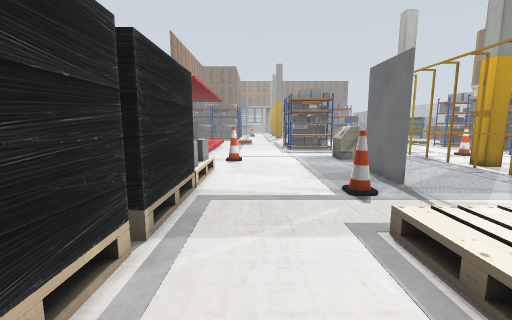
View 1 (above)

23 first-person views from a walk through a robot-simulator world made for Gazebo. The camera is 1.2 m above the floor, tilts 8° down and sees 90° across. Floor lines are 1 m apart. The floor is counted in squares, 0.5 m on a side. Each view is taken from the middle of a square. On the plan, view 1 faces up. The plan holds only what a view shows up to about 17 squares ahead; the rest is blank. The place goes on beyond the plan. Robots are left out. Gazebo's built-in surfaces are drawn with simple patterns. Some stock models are drawn as simple stand-ins. Some surface patterns are stand-ins.

View 2
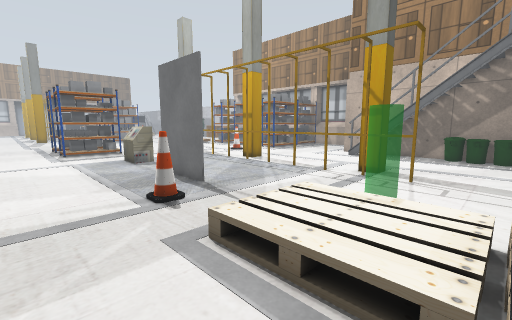

View 3
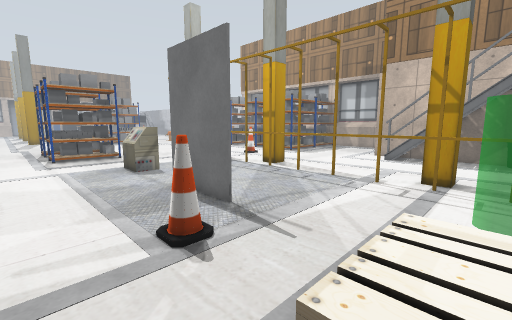

View 4
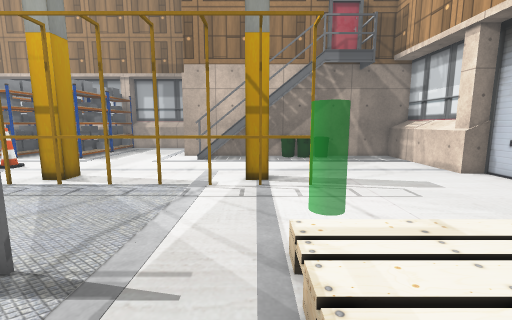

View 5
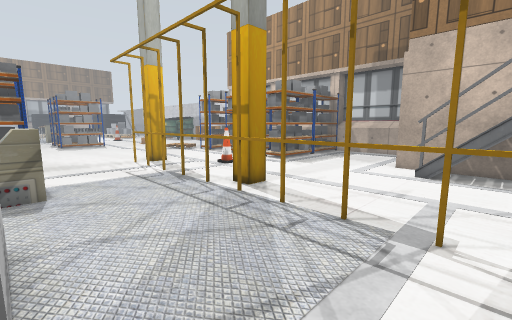

View 6
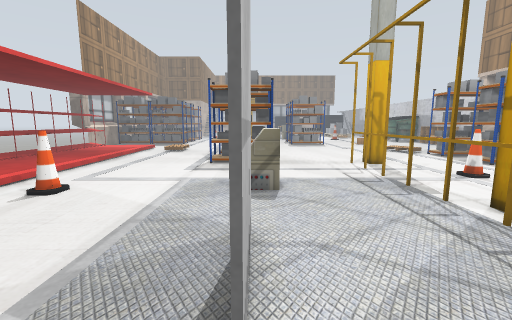

View 7
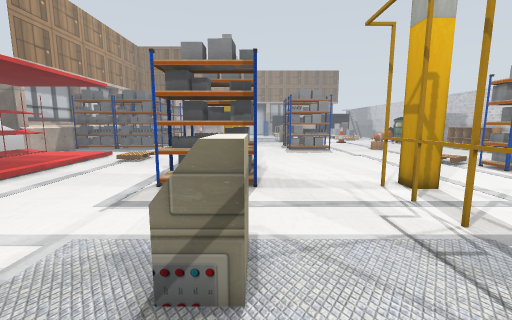

View 8
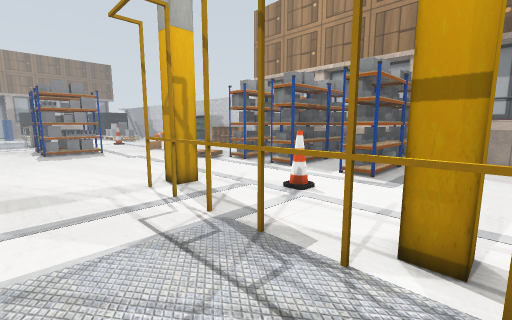

View 9
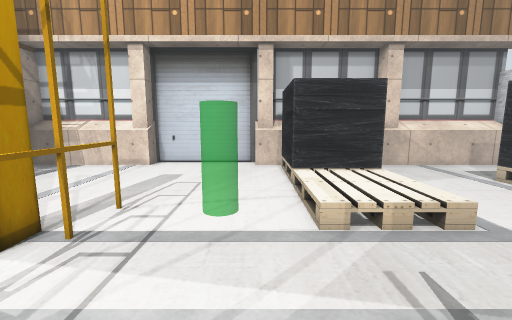

View 10
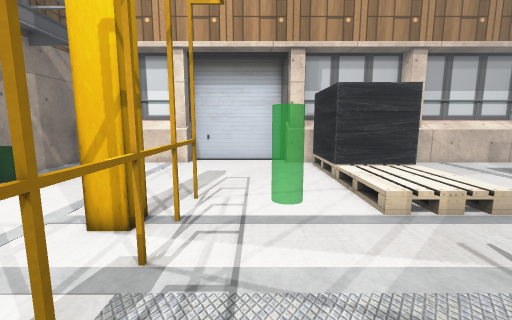

View 11
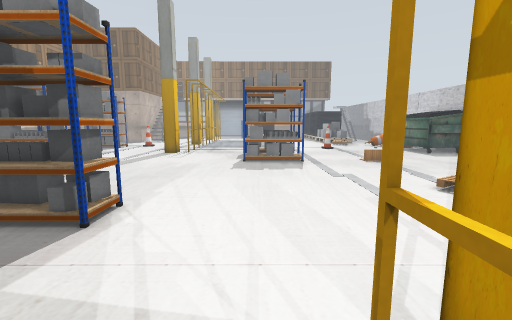

View 12
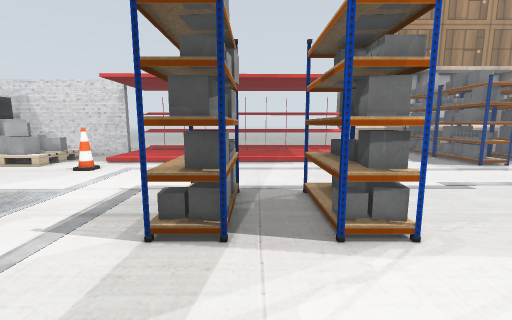

View 13
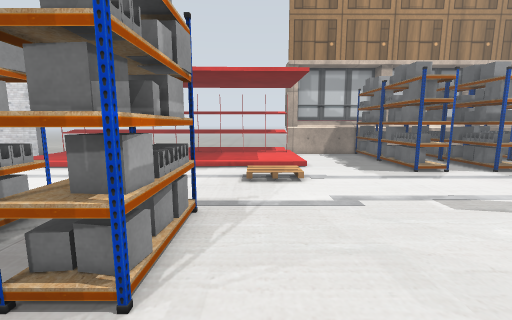

View 14
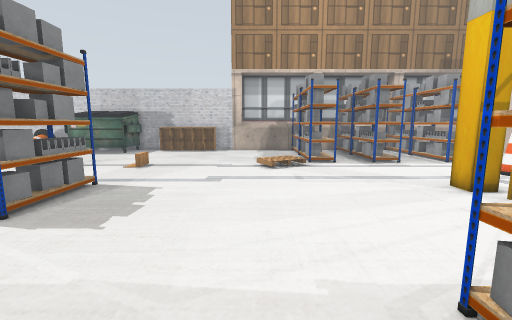

View 15
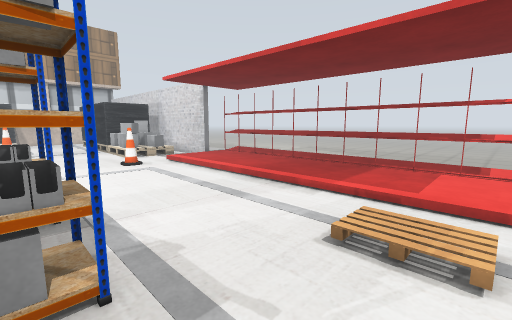

View 16
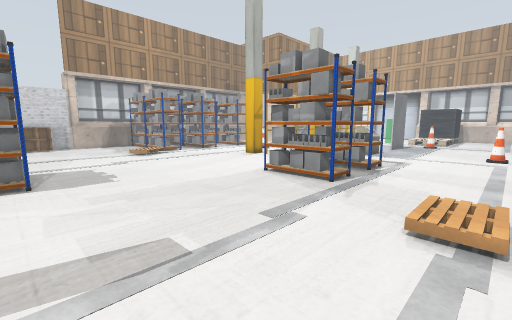

View 17
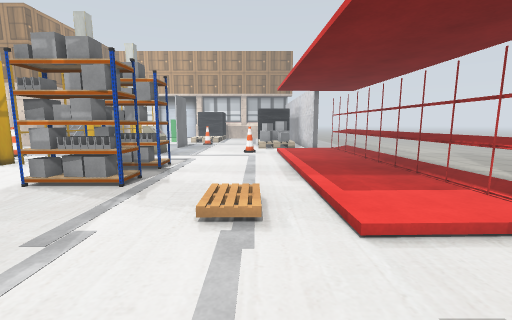

View 18
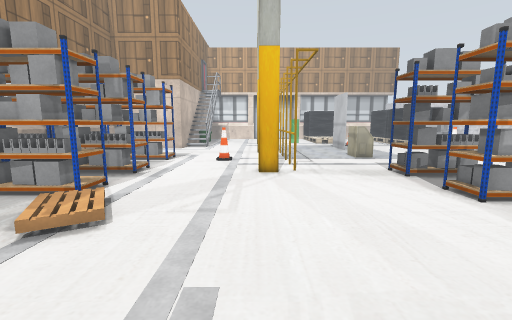

View 19
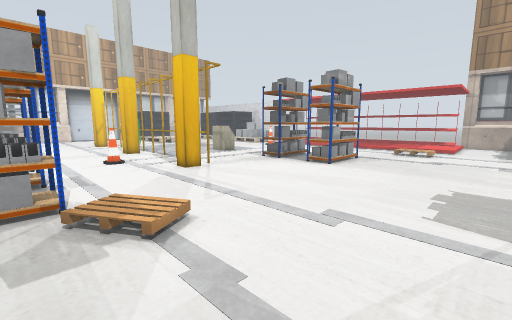

View 20
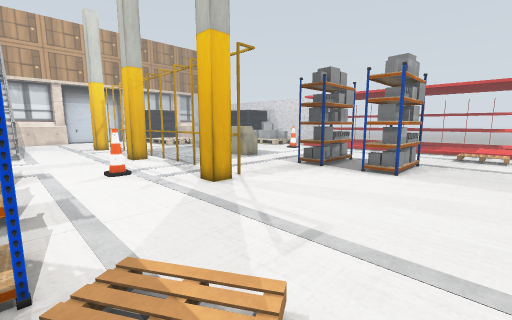

View 21
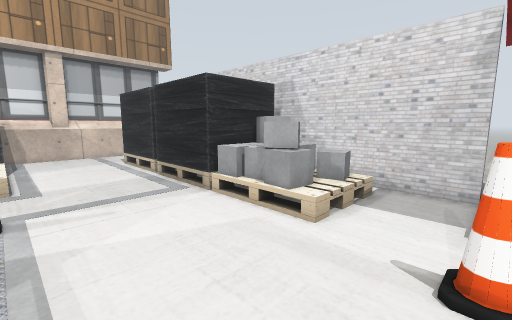

View 22
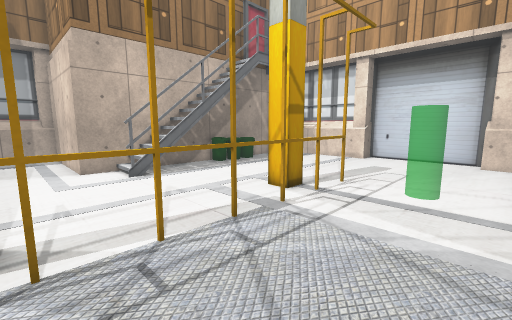

View 23
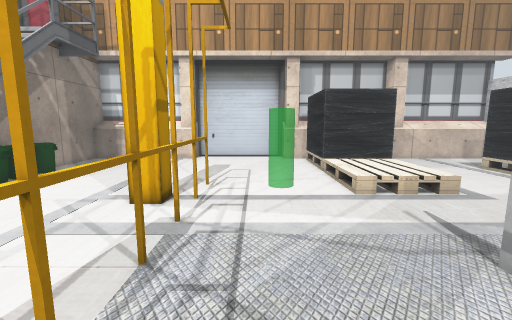

### Floor plan
Key: @ floor where view 1 was taken; # wall or solid block; . main floor; : floor 0.25 m higher than the main floor; / step, stairs or slope; = window, fence, low wall or low ledge; C container; N cone; B yellow box; P yellow post; G grey box; I bin; T thing the floor can be seen under or through; A pallet; O other object.
Columns run from 8 left of view 1 to 21 right of it. Each row starts with its distance up from view 1.
 39  #####............#####...OO.
 38   .................####....O..
 37   ............................
 36   ............................
 35  .............................
 34  ////........................
 33     /.AA......................
 32     /.AA...................A..
 31     /.AA..................AAA.
 30     /.....................AAA.
 29     /......TTTTT...........A##
 28     /......TTTTT............##
 27     /.......................##
 26     /........................
 25     /......#####............##
 24     /......#####....P##.....##
 23     /...............B##.....##
 22     /...............P.........
 21     /...............B.........
 20     /...............P...N...##
 19     /.........==....B.......##
 18 C   /.........==....P.......##
 17 C  :/.NN......==....B.........
 16  #..................P........
 15  #..................B##.......
 14  #====..............P##.......
 13  #=###=.......G.....B.........
 12  #=###=.......G.....P.........
 11  #=# #=.......G.....B........#
 10  # # #=.......G.....P........#
  9  ### ##....NN.......B......#=#
  8  #    #.............P......###
  7       #.............B......###
  6       #.............P##....###
  5       #....=====....B##....###
  4       #....=====. ..P.......II
  3       #....=====............II
  2       #....=====............II
  1      =#....#####............II
  0     ##..@..   =#...........  #
 -1     .......   =#............ #
 -2     .......   =#............ #
 -3    ........   ##.............#
 -4   ======#===  ==#.....##=====#
 -5  ###########  ################

Positions as (right, up) in squares from view 1, and headings:
1: (0, 0), facing up
2: (0, 1), facing up-right
3: (1, 4), facing up-right
4: (2, 6), facing right
5: (6, 7), facing up-right
6: (6, 8), facing up
7: (7, 14), facing up
8: (8, 14), facing up-right
9: (8, 11), facing down
10: (10, 12), facing down
11: (11, 22), facing up
12: (12, 26), facing left
13: (10, 31), facing left
14: (4, 32), facing right
15: (4, 33), facing down-left
16: (-2, 39), facing down-right
17: (-2, 39), facing down
18: (14, 37), facing down
19: (21, 37), facing down-left
20: (20, 33), facing down-left
21: (3, 17), facing down-left
22: (7, 14), facing down-right
23: (10, 14), facing down
